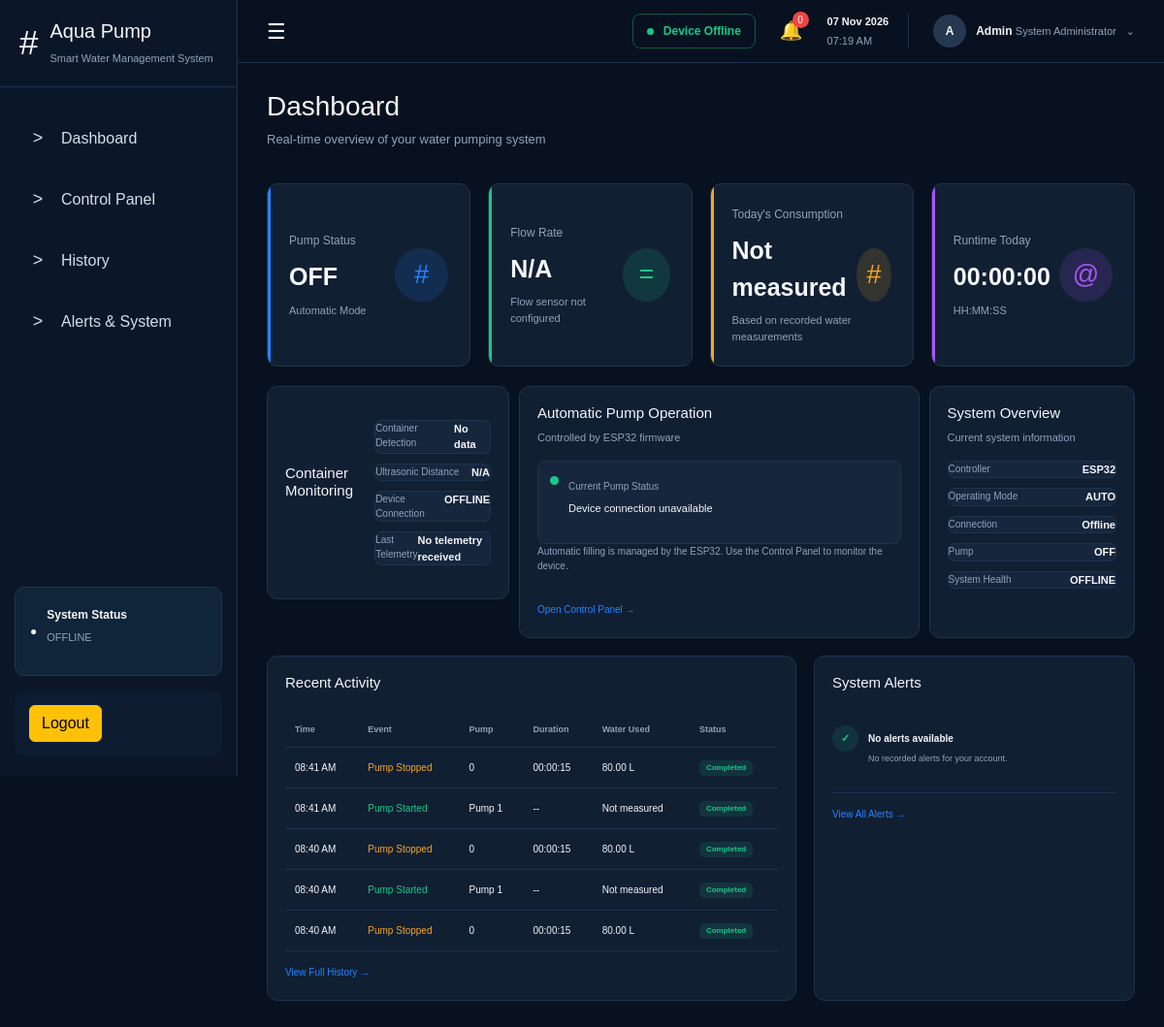
The app's page /frontend/index.php (signed in), older data.
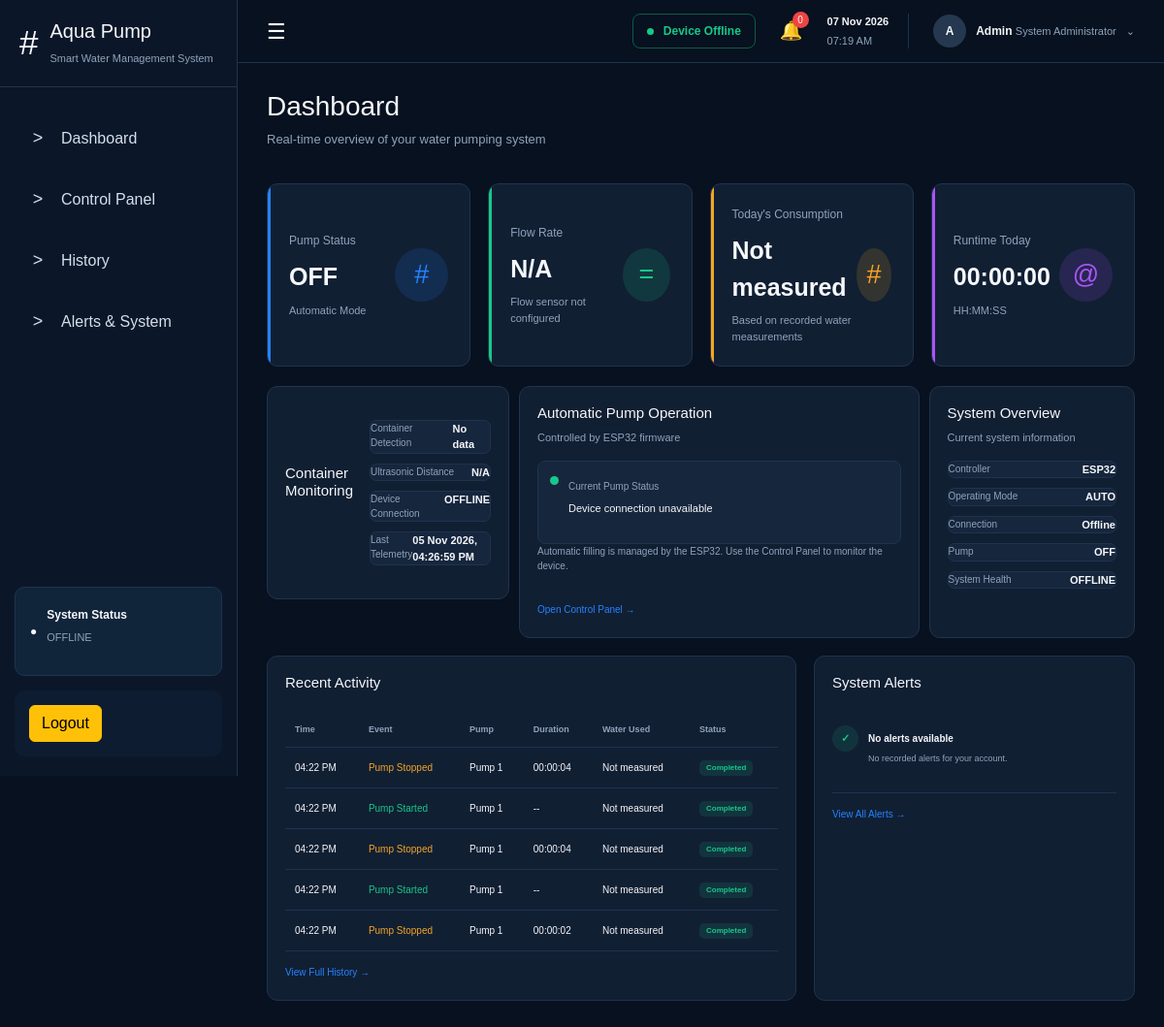
The same page, newer data.
### tables this page shows
CREATE TABLE `history` (
  `history_id` int(11) NOT NULL,
  `user_id` int(11) NOT NULL,
  `pump_id` varchar(100) NOT NULL,
  `event` varchar(100) NOT NULL,
  `duration` int(11) DEFAULT NULL,
  `water_used` decimal(10,2) DEFAULT NULL,
  `status` varchar(50) NOT NULL DEFAULT 'Completed',
  `created_at` timestamp NOT NULL DEFAULT current_timestamp()
);

CREATE TABLE `device_telemetry` (
  `id` int(11) NOT NULL,
  `device_id` varchar(50) NOT NULL,
  `pump_id` int(11) NOT NULL DEFAULT 1,
  `mode` varchar(20) NOT NULL DEFAULT 'AUTO',
  `bucket_detected` tinyint(1) NOT NULL DEFAULT 0,
  `distance_cm` decimal(8,2) DEFAULT NULL,
  `pump_status` enum('ON','OFF') NOT NULL DEFAULT 'OFF',
  `fault` varchar(100) DEFAULT 'NONE',
  `received_at` timestamp NOT NULL DEFAULT current_timestamp()
);

### frontend/index.php (the view, shortened to what the changed rows need)
<?php
require_once "../backend/config/config.php";
$user_id = (int) $_SESSION["user_id"];
$device_id = "DISPENSER_001";
function formatRuntime($seconds)
{
    $seconds = max(0, (int) $seconds);
    $hours = floor($seconds / 3600);
    $minutes = floor(($seconds % 3600) / 60);
    $remaining = $seconds % 60;
    return sprintf(
        "%02d:%02d:%02d",
        $hours,
        $minutes,
        $remaining
    );
}
$sql = "SELECT bucket_detected, distance_cm, pump_status,
               fault, received_at
        FROM device_telemetry
        WHERE device_id = ?
        ORDER BY received_at DESC
        LIMIT 1";
$stmt = mysqli_prepare($connect, $sql);
mysqli_stmt_bind_param($stmt, "s", $device_id);
mysqli_stmt_execute($stmt);
$telemetry = mysqli_fetch_assoc(mysqli_stmt_get_result($stmt));
$device_online = false;
$last_telemetry = "No telemetry received";
$system_health = "WARNING";
if ($telemetry) {
    $last_telemetry_timestamp = strtotime($telemetry["received_at"]);
    $telemetry_age = time() - $last_telemetry_timestamp;
    $device_online = (
        $telemetry_age >= 0 &&
        $telemetry_age <= 15
    );
    $last_telemetry = date(
        "d M Y, h:i:s A",
        $last_telemetry_timestamp
    );
}
$sql = "SELECT event, pump_id, duration, water_used, status, created_at
        FROM history
        WHERE user_id = ?
        ORDER BY created_at DESC
        LIMIT 5";
$stmt = mysqli_prepare($connect, $sql);
mysqli_stmt_bind_param($stmt, "i", $user_id);
mysqli_stmt_execute($stmt);
$result_activity = mysqli_stmt_get_result($stmt);
if (!$device_online) {
    $system_health = "OFFLINE";
} elseif ($system_health === "CRITICAL") {
    $system_health = "CRITICAL";
} else {
    $system_health = "HEALTHY";
}
?>
<!DOCTYPE html>
<html lang="en">
<head>
    <link rel="stylesheet" href="https://cdn.jsdelivr.net/npm/bootstrap@5.3.8/dist/css/bootstrap.min.css">
    <link rel="stylesheet" href="css/style.css">
</head>
<body>
    <aside class="sidebar">
        <div class="brand">
            <div>
                <h2>Aqua Pump</h2>
            </div>
        </div>
        <div class="sidebar-status">
            <div>
                <strong>System Status</strong>
                <p><?php echo htmlspecialchars($system_health); ?></p>
            </div>
        </div>
    </aside>
    <main class="main-content">
        <section class="page-header">
            <div>
                <h1>Dashboard</h1>
            </div>
        </section>
        <section class="monitoring-grid">
            <div class="panel water-level-panel">
                <div class="panel-header">
                    <h2>Container Monitoring</h2>
                </div>
                <div class="overview-list">
                    <div class="overview-row">
                        <span>Last Telemetry</span>
                        <strong>
                            <?php echo htmlspecialchars($last_telemetry); ?>
                        </strong>
                    </div>
                </div>
            </div>
            <div class="panel control-panel">
                <div class="panel-header">
                    <div>
                        <h2>Automatic Pump Operation</h2>
                    </div>
                </div>
            </div>
            <div class="panel overview-panel">
                <div class="panel-header">
                    <div>
                        <h2>System Overview</h2>
                    </div>
                </div>
                <div class="overview-list">
                    <div class="overview-row">
                        <span>System Health</span>
                        <strong><?php echo htmlspecialchars($system_health); ?></strong>
                    </div>
                </div>
            </div>
        </section>
        <section class="bottom-grid">
            <div class="panel activity-panel">
                <div class="panel-header">
                    <h2>Recent Activity</h2>
                </div>
                <div class="table-wrapper">
                    <table>
                        <thead>
                            <tr>
                                <th>Time</th>
                                <th>Event</th>
                                <th>Pump</th>
                                <th>Duration</th>
                                <th>Water Used</th>
                                <th>Status</th>
                            </tr>
                        </thead>
                        <tbody id="activityTable">
                            <?php if (mysqli_num_rows($result_activity) > 0): ?>
                                    <?php while ($activity = mysqli_fetch_assoc($result_activity)): ?>
                                            <?php
                                            $event_class = (
                                                $activity["event"] === "Pump Started"
                                            ) ? "event-start" : "event-stop";
                                            $activity_duration = (
                                                $activity["duration"] !== null
                                            ) ? formatRuntime($activity["duration"]) : "--";
                                            $activity_water = (
                                                $activity["water_used"] !== null
                                            ) ? number_format((float) $activity["water_used"], 2) . " L" : "Not measured";
                                            ?>
                                            <tr>
                                                <td>
                                                    <?php echo date("h:i A", strtotime($activity["created_at"])); ?>
                                                </td>
                                                <td class="<?php echo htmlspecialchars($event_class); ?>">
                                                    <?php echo htmlspecialchars($activity["event"]); ?>
                                                </td>
                                                <td>
                                                    <?php echo htmlspecialchars($activity["pump_id"]); ?>
                                                </td>
                                                <td>
                                                    <?php echo htmlspecialchars($activity_duration); ?>
                                                </td>
                                                <td>
                                                    <?php echo htmlspecialchars($activity_water); ?>
                                                </td>
                                                <td>
                                                    <span class="badge success">
                                                        <?php echo htmlspecialchars($activity["status"]); ?>
                                                    </span>
                                                </td>
                                            </tr>
                                    <?php endwhile; ?>
                            <?php else: ?>
                                    <tr>
                                        <td colspan="6">No activity recorded yet.</td>
                                    </tr>
                            <?php endif; ?>
                        </tbody>
                    </table>
                </div>
            </div>
            <div class="panel alerts-panel">
                <div class="panel-header">
                    <h2>System Alerts</h2>
                </div>
            </div>
        </section>
    </main>
</body>
</html>

Row changes from the older to the newer data that the page shows:
no longer on this page (row unchanged): history: created_at "08:41 AM", event "Pump Stopped", pump "0", duration "00:00:15", water_used "80.00 L", status "Completed"
no longer on this page (row unchanged): history: created_at "08:41 AM", event "Pump Started", pump "Pump 1", duration "--", water_used "Not measured", status "Completed"
no longer on this page (row unchanged): history: created_at "08:40 AM", event "Pump Stopped", pump "0", duration "00:00:15", water_used "80.00 L", status "Completed"
no longer on this page (row unchanged): history: created_at "08:40 AM", event "Pump Started", pump "Pump 1", duration "--", water_used "Not measured", status "Completed"
no longer on this page (row unchanged): history: created_at "08:40 AM", event "Pump Stopped", pump "0", duration "00:00:15", water_used "80.00 L", status "Completed"
added device_telemetry: received_at "OFFLINE", received_at "05 Nov 2026, 04:26:59 PM"
added history: created_at "04:22 PM", event "Pump Stopped", pump "Pump 1", duration "00:00:04", water_used "Not measured", status "Completed"
added history: created_at "04:22 PM", event "Pump Started", pump "Pump 1", duration "--", water_used "Not measured", status "Completed"
added history: created_at "04:22 PM", event "Pump Stopped", pump "Pump 1", duration "00:00:04", water_used "Not measured", status "Completed"
added history: created_at "04:22 PM", event "Pump Started", pump "Pump 1", duration "--", water_used "Not measured", status "Completed"
added history: created_at "04:22 PM", event "Pump Stopped", pump "Pump 1", duration "00:00:02", water_used "Not measured", status "Completed"
Text that changed along with them:
$system_health: "OFFLINE" → (not shown)
$last_telemetry: "No telemetry received" → (not shown)
